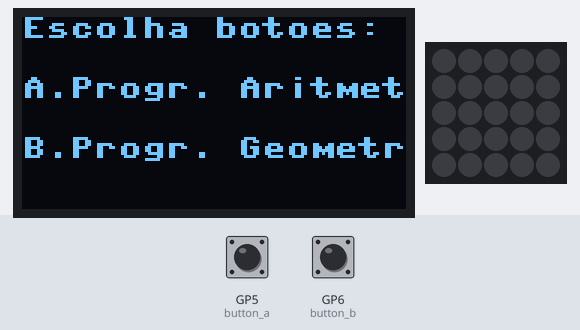
Bench run of a program on a simulated Raspberry Pi Pico running MicroPython. Shown: 128×64 one-colour display, 5×5 RGB LED matrix. The test bench sets the inputs (shaded band); at power-on: GP5 (button_a) HIGH, GP6 (button_b) HIGH. Dim RGB values are drawn brighter than linear; the 25 LEDs are laid out as on the BitDogLab board (LED 0 bottom right, every second row reversed).

Above: at 1.2 s.
1.3 s: GP5 (button_a) pulled LOW for 0.15 s
At 6.1 s:
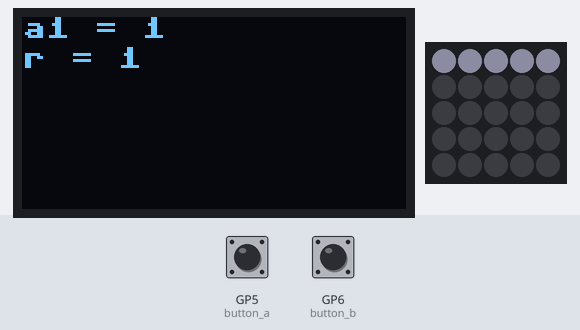
At 10.1 s:
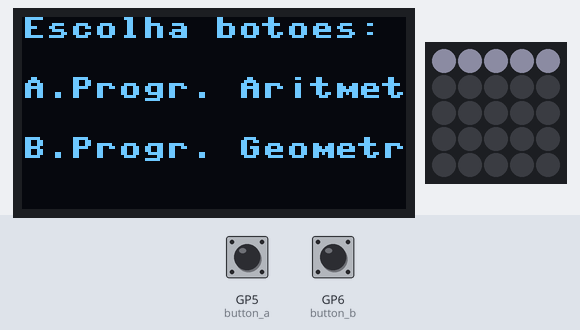
Timing chart, 0 to 10.4 s (numbered marks = the images above; inputs shaded):
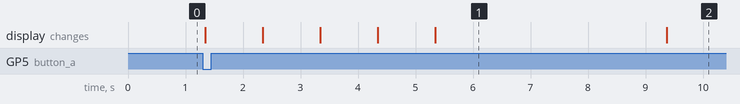

The program:

PA_e_PG_V1A.py
```python
from machine import Pin, SoftI2C, ADC
from ssd1306 import SSD1306_I2C
from machine import ADC
import neopixel
import time

# Configuração OLED com bit-banging
i2c = SoftI2C(scl=Pin(15), sda=Pin(14))
oled = SSD1306_I2C(128, 64, i2c)

# Configuração da matriz de LEDs
np = neopixel.NeoPixel(Pin(7), 25)

# Configuração dos botões A e B
button_a = Pin(5, Pin.IN, Pin.PULL_UP)
button_b = Pin(6, Pin.IN, Pin.PULL_UP)

# Configuração do Joystick
joystick_x = ADC(Pin(26))
joystick_y = ADC(Pin(27))
joystick_button = Pin(22, Pin.IN, Pin.PULL_UP)

def display_menu():
    oled.fill(0)
    oled.text("Escolha botoes:", 0, 0)
    oled.text("A.Progr. Aritmetica", 0, 20)
    oled.text("B.Progr. Geometrica", 0, 40 )
    oled.show()

def display_pa(a1, r):
    oled.fill(0)
    oled.text(f"a1 = {a1}", 0, 0)
    oled.text(f"r = {r}", 0, 10)
    oled.show()

def display_pg(a1, q):
    oled.fill(0)
    oled.text(f"a1 = {a1}", 0, 0)
    oled.text(f"q = {q}", 0, 10)
    oled.show()

def light_leds_for_sequence(seq):
    for idx, value in enumerate(seq):
        for i in range(value):
            np[idx * 5 + i] = (30, 30, 35)
        np.write()
        time.sleep(1)
        np.fill((0, 0, 0))

THRESHOLD_UP = 5000   # Um valor um pouco acima do mínimo para considerar uma margem
THRESHOLD_DOWN = 60000  # Um valor um pouco abaixo do máximo para considerar uma margem

while True:
    display_menu()
    # Lógica para selecionar opção com os botões A e B
    if button_a.value() == 0: # Se o botão A for pressionado
        # PA selecionada
        a1, r = 1, 1  # Valores ajustados para a1 = 1 e r = 1
        display_pa(a1, r)
        sequence = [a1 + i*r for i in range(5)]  # Gerando a sequência PA: 1, 2, 3, 4, 5
        light_leds_for_sequence(sequence)
        time.sleep(3) # Aguardar 3 segundos após mostrar a sequência PA
    elif button_b.value() == 0: # Se o botão B for pressionado
        # PG selecionada
        a1, q = 1, 2  # Valores padrão, a1 = 1 e q = 2
        display_pg(a1, q)
        sequence = [a1 * (q**i) for i in range(4)]  # Gerando a sequência PG: 1, 2, 4, 8
        light_leds_for_sequence(sequence)
        time.sleep(3) # Aguardar 3 segundos após mostrar a sequência PG
```

Measured:
- after the input at 1.3 s, the display: first changes at once (image 1 shows a later state)
- what the display in image 1 shows lasts 4.1 s, from 5.3 s to 9.4 s
